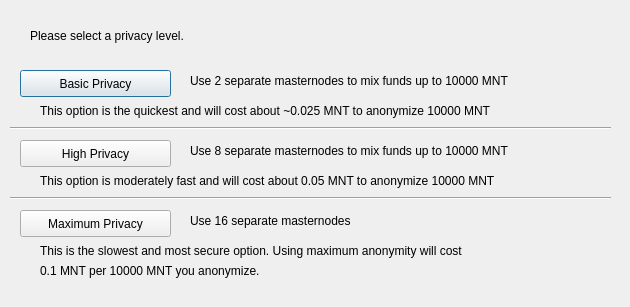
<?xml version="1.0" encoding="UTF-8"?>
<ui version="4.0">
 <class>ObfuscationConfig</class>
 <widget class="QDialog" name="ObfuscationConfig">
  <property name="geometry">
   <rect>
    <x>0</x>
    <y>0</y>
    <width>630</width>
    <height>307</height>
   </rect>
  </property>
  <property name="windowTitle">
   <string>Configure Obfuscation</string>
  </property>
  <widget class="QPushButton" name="buttonBasic">
   <property name="geometry">
    <rect>
     <x>20</x>
     <y>70</y>
     <width>151</width>
     <height>27</height>
    </rect>
   </property>
   <property name="text">
    <string>Basic Privacy</string>
   </property>
  </widget>
  <widget class="QPushButton" name="buttonHigh">
   <property name="geometry">
    <rect>
     <x>20</x>
     <y>140</y>
     <width>151</width>
     <height>27</height>
    </rect>
   </property>
   <property name="text">
    <string>High Privacy</string>
   </property>
  </widget>
  <widget class="QPushButton" name="buttonMax">
   <property name="geometry">
    <rect>
     <x>20</x>
     <y>210</y>
     <width>151</width>
     <height>27</height>
    </rect>
   </property>
   <property name="text">
    <string>Maximum Privacy</string>
   </property>
  </widget>
  <widget class="QLabel" name="label">
   <property name="geometry">
    <rect>
     <x>30</x>
     <y>20</y>
     <width>571</width>
     <height>31</height>
    </rect>
   </property>
   <property name="text">
    <string>Please select a privacy level.</string>
   </property>
  </widget>
  <widget class="QLabel" name="label_2">
   <property name="geometry">
    <rect>
     <x>190</x>
     <y>70</y>
     <width>421</width>
     <height>21</height>
    </rect>
   </property>
   <property name="text">
    <string>Use 2 separate masternodes to mix funds up to 10000 MNT</string>
   </property>
  </widget>
  <widget class="QLabel" name="label_3">
   <property name="geometry">
    <rect>
     <x>190</x>
     <y>140</y>
     <width>411</width>
     <height>21</height>
    </rect>
   </property>
   <property name="text">
    <string>Use 8 separate masternodes to mix funds up to 10000 MNT</string>
   </property>
  </widget>
  <widget class="QLabel" name="label_4">
   <property name="geometry">
    <rect>
     <x>190</x>
     <y>210</y>
     <width>421</width>
     <height>21</height>
    </rect>
   </property>
   <property name="text">
    <string>Use 16 separate masternodes</string>
   </property>
  </widget>
  <widget class="QLabel" name="label_6">
   <property name="geometry">
    <rect>
     <x>40</x>
     <y>100</y>
     <width>561</width>
     <height>21</height>
    </rect>
   </property>
   <property name="text">
    <string>This option is the quickest and will cost about ~0.025 MNT to anonymize 10000 MNT</string>
   </property>
  </widget>
  <widget class="QLabel" name="label_7">
   <property name="geometry">
    <rect>
     <x>40</x>
     <y>170</y>
     <width>561</width>
     <height>21</height>
    </rect>
   </property>
   <property name="text">
    <string>This option is moderately fast and will cost about 0.05 MNT to anonymize 10000 MNT</string>
   </property>
  </widget>
  <widget class="QLabel" name="label_8">
   <property name="geometry">
    <rect>
     <x>40</x>
     <y>240</y>
     <width>561</width>
     <height>21</height>
    </rect>
   </property>
   <property name="text">
    <string>This is the slowest and most secure option. Using maximum anonymity will cost</string>
   </property>
  </widget>
  <widget class="QLabel" name="label_9">
   <property name="geometry">
    <rect>
     <x>40</x>
     <y>260</y>
     <width>561</width>
     <height>21</height>
    </rect>
   </property>
   <property name="text">
    <string>0.1 MNT per 10000 MNT you anonymize.</string>
   </property>
  </widget>
  <widget class="Line" name="line">
   <property name="geometry">
    <rect>
     <x>10</x>
     <y>120</y>
     <width>601</width>
     <height>16</height>
    </rect>
   </property>
   <property name="orientation">
    <enum>Qt::Horizontal</enum>
   </property>
  </widget>
  <widget class="Line" name="line_2">
   <property name="geometry">
    <rect>
     <x>10</x>
     <y>190</y>
     <width>601</width>
     <height>16</height>
    </rect>
   </property>
   <property name="orientation">
    <enum>Qt::Horizontal</enum>
   </property>
  </widget>
 </widget>
 <resources/>
 <connections/>
</ui>
